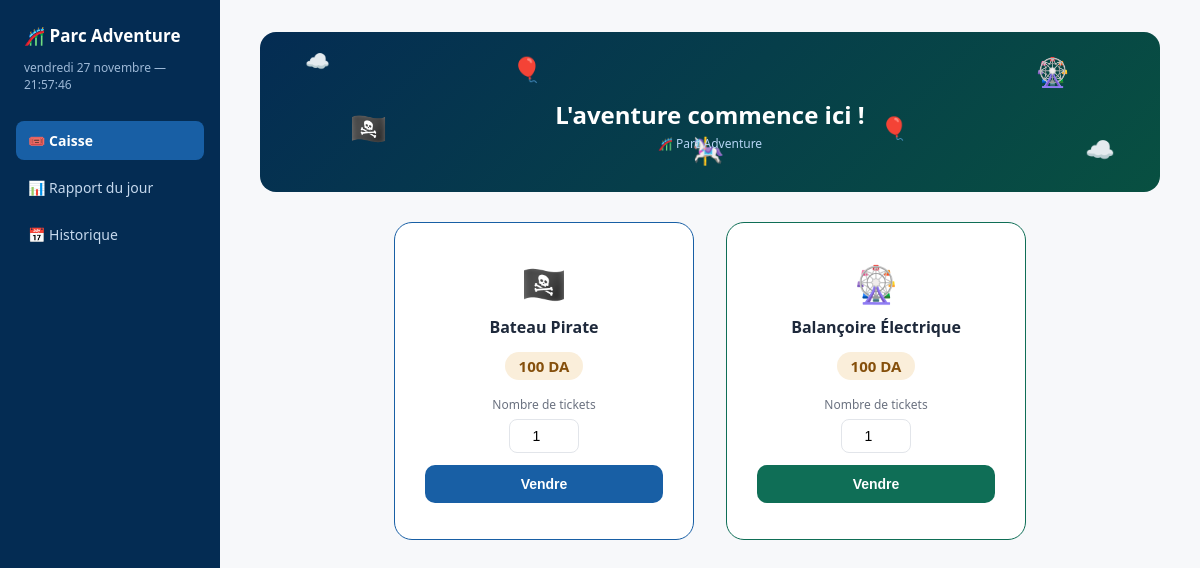
The page / on the database its author committed.
### tables this page shows
CREATE TABLE attractions (
            id INTEGER PRIMARY KEY AUTOINCREMENT,
            nom TEXT NOT NULL,
            prix REAL NOT NULL
        );

### controller.py (the view)
    @app.route("/")
    def accueil():
        attractions = model.liste_attractions()
        return render_template("accueil.html", attractions=attractions, active="caisse")

### model.py (called while the page is built)
    def liste_attractions(self):
        return self.conn.execute("SELECT * FROM attractions").fetchall()

### templates/accueil.html (shortened to what this page needs)
{% extends "base.html" %}
{% block content %}
<div class="banniere-fun">
    <div class="deco bateau">🏴‍☠️</div>
    <div class="deco roue">🎡</div>
    <div class="deco ballon ballon1">🎈</div>
    <div class="deco ballon ballon2">🎈</div>
    <div class="deco manege">🎠</div>
    <div class="deco nuage nuage1">☁️</div>
    <div class="deco nuage nuage2">☁️</div>
    <div class="banniere-texte">L'aventure commence ici !</div>
    <div class="banniere-soustexte">🎢 Parc Adventure</div>
</div>
<div class="attractions">
    {% for a in attractions %}
    <div class="carte {{ 'marine' if loop.index0 % 2 == 0 else 'teal' }}">
        <div class="carte-icone">{% if "Pirate" in a[1] %}🏴‍☠️{% else %}🎡{% endif %}</div>
        <h2>{{ a[1] }}</h2>
        <div class="prix-badge">{{ a[2]|int }} DA</div>
        <form action="{{ url_for('vendre', attraction_id=a[0]) }}" method="POST" class="form-vente">
            <label for="qte-{{ a[0] }}">Nombre de tickets</label>
            <input type="number" id="qte-{{ a[0] }}" name="quantite" value="1" min="1" max="20" required>
            <button type="submit">Vendre</button>
        </form>
    </div>
    {% endfor %}
</div>
{% endblock %}

### static/style.css (style rules this page uses)
:root { --marine-900: #042C53; --marine-700: #0C447C; --marine-500: #185FA5; --marine-100: #E6F1FB; --teal-900: #04342C; --teal-700: #085041; --teal-500: #0F6E56; --teal-100: #E1F5EE; --amber-bg: #FAEEDA; --amber-text: #854F0B; --bg-page: #F7F8FA; --text-main: #1E293B; --text-muted: #6B7280; --border: #E2E5EA; }
* { box-sizing: border-box; }
body { font-family: 'Segoe UI', sans-serif; background-color: var(--bg-page); margin: 0; padding: 0; color: var(--text-main); }
.attractions { display: flex; gap: 32px; flex-wrap: wrap; justify-content: center; align-items: flex-start; margin-top: 20px; }
.carte { background: white; border: 1.5px solid var(--border); border-radius: 18px; padding: 36px 30px; text-align: center; width: 300px; transition: transform 0.15s ease, box-shadow 0.15s ease; }
.carte-icone { font-size: 48px; margin-bottom: 10px; }
.carte h2 { font-size: 19px; margin: 8px 0; }
.prix-badge { font-size: 17px; padding: 6px 18px; }
.carte.marine { border-color: var(--marine-500); }
.carte.teal { border-color: var(--teal-500); }
.carte-icone { font-size: 36px; margin-bottom: 8px; }
.carte h2 { font-size: 16px; margin: 6px 0; color: var(--text-main); }
.prix-badge { display: inline-block; background-color: var(--amber-bg); color: var(--amber-text); font-weight: 700; font-size: 15px; padding: 4px 14px; border-radius: 20px; margin: 8px 0 16px 0; }
.form-vente label { display: block; font-size: 12px; color: var(--text-muted); margin-bottom: 6px; }
.form-vente input[type="number"] { width: 70px; padding: 8px; text-align: center; border: 1.5px solid var(--border); border-radius: 8px; margin-bottom: 12px; font-size: 14px; }
.form-vente button { display: block; width: 100%; border: none; padding: 11px; border-radius: 10px; font-size: 14px; font-weight: 600; cursor: pointer; color: white; transition: opacity 0.15s ease; }
.carte.marine .form-vente button { background-color: var(--marine-500); }
.carte.teal .form-vente button { background-color: var(--teal-500); }
.banniere-fun { position: relative; background: linear-gradient(135deg, var(--marine-900), var(--teal-700)); border-radius: 16px; padding: 36px 20px; text-align: center; overflow: hidden; height: 160px; margin-bottom: 30px; }
.deco { position: absolute; font-size: 26px; }
.bateau { left: 10%; top: 75px; font-size: 30px; animation: balancer 3s ease-in-out infinite; }
.roue { right: 10%; top: 20px; font-size: 28px; animation: tourner 10s linear infinite; }
.manege { left: 48%; top: 100px; font-size: 26px; animation: balancer 2.5s ease-in-out infinite 0.4s; }
.ballon1 { left: 28%; top: 20px; font-size: 24px; animation: flotter 4s ease-in-out infinite 0.3s; }
.ballon2 { right: 28%; top: 80px; font-size: 22px; animation: flotter 5s ease-in-out infinite 0.8s; }
.nuage1 { left: 5%; top: 15px; font-size: 20px; animation: flotter 4.5s ease-in-out infinite 1.2s; }
.nuage2 { right: 5%; top: 100px; font-size: 24px; animation: flotter 5.5s ease-in-out infinite 0.6s; }
.banniere-texte { position: relative; z-index: 2; color: #fff; font-size: 24px; font-weight: 700; margin-top: 30px; animation: pulser 2.5s ease-in-out infinite; }
.banniere-soustexte { position: relative; z-index: 2; color: #B5D4F4; font-size: 12px; margin-top: 4px; }

### rows shown on the page
attractions: nom "Bateau Pirate", prix "100", quantite "1"
attractions: nom "Balançoire Électrique", prix "100"
